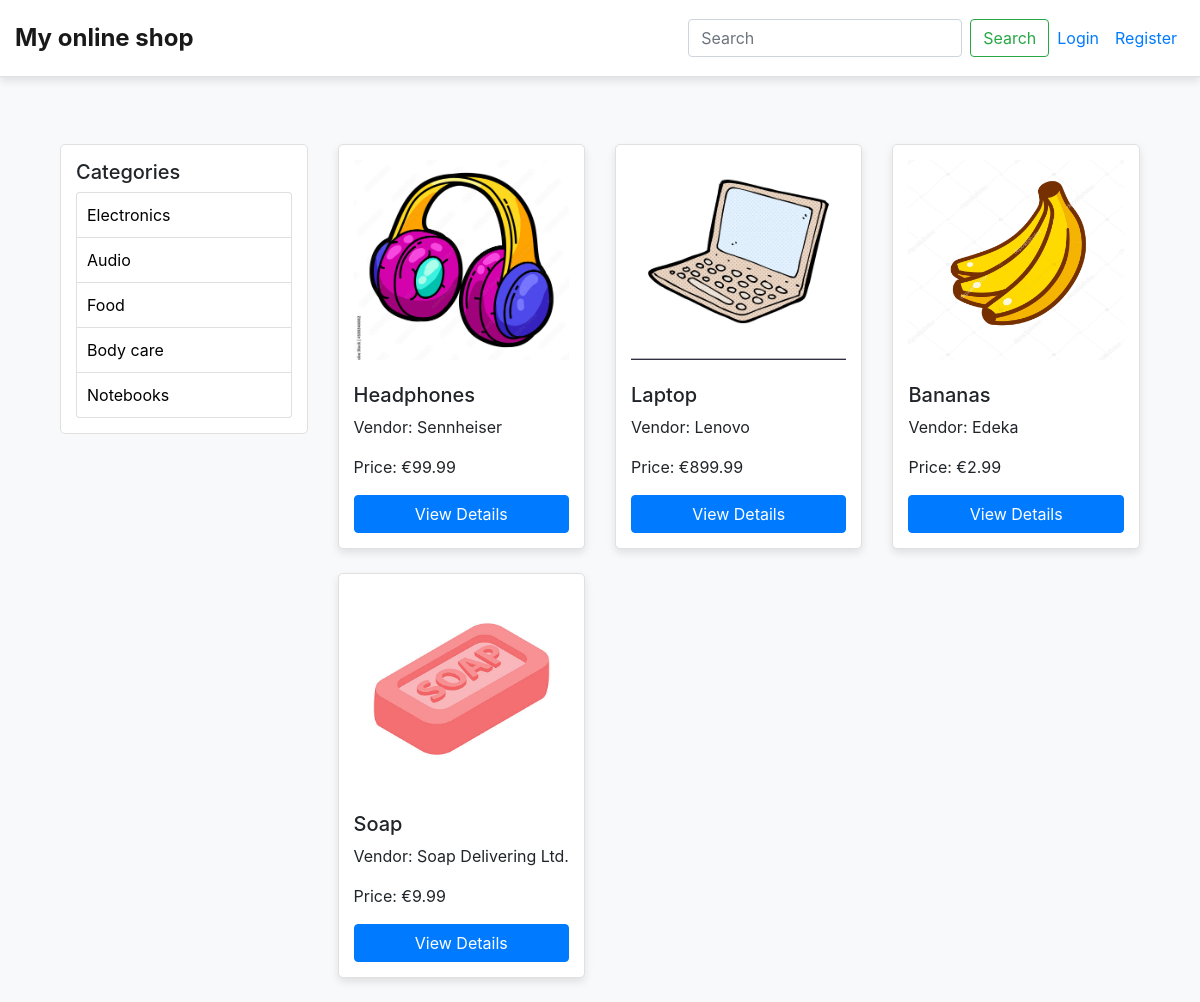
The page / on the database its author committed.
### online_shop_app/models.py (models this page shows, shortened)
class Category(models.Model):
    category_id = models.AutoField(primary_key=True)
    name = models.CharField(max_length=255)
    slug = models.SlugField(max_length=255, unique=True, blank=True, null=True)

class Product(models.Model):
    product_id = models.AutoField(primary_key=True)
    name = models.CharField(max_length=200)
    slug = models.SlugField(max_length=200, unique=True, blank=True)  # Ensure slug is unique and not blank
    image = models.ImageField(upload_to='product_images/', blank=True, null=True)
    vendor = models.CharField(max_length=100)
    price = models.DecimalField(max_digits=10, decimal_places=2)
    description = models.TextField()

### online_shop_app/views.py (the view)
# urls.py: path('', views.home_view, name='home'),
def home_view(request):
    query = request.GET.get('q', '')
    if query:
        products = Product.objects.filter(name__icontains=query)
        selected_category = None
    else:
        products = Product.objects.all()
        selected_category = None
    return render(request, 'online_shop_app/home.html', {
        'products': products,
        'categories': Category.objects.all(),
        'selected_category': selected_category,
        'search_query': query  # Fügen Sie die Suchabfrage zum Kontext hinzu
    })

### online_shop_app/templates/online_shop_app/home.html (shortened to what this page needs)
{% extends "online_shop_app/layout.html" %}
{% load static %}
{% block content %}
    <div class="container mt-5">
        <div class="row">
            <div class="col-md-3">
                <div class="category-list">
                    <h5 class="d-none d-md-block">Categories</h5>
                    <div class="collapse d-md-block" id="categoryCollapse">
                        <ul class="list-group">
                            {% for category in categories %}
                                <li class="list-group-item category-item {% if selected_category == category %}active{% endif %}">
                                    <a href="{% url 'category_view' slug=category.slug %}?q={{ search_query }}" class="category-link">
                                        {{ category.name }}
                                    </a>
                                </li>
                            {% endfor %}
                        </ul>
                    </div>
                </div>
            </div>
            <div class="col-md-9">
                <div class="row">
                    {% for product in products %}
                        <div class="col-md-4 mb-4">
                            <div class="product-card">
                                <div class="img-container">
                                    {% if product.image %}
                                        <img src="{{ product.image.url }}" class="img-fluid" alt="{{ product.name }}">
                                    {% else %}
                                        <img src="{% static 'img/default-image.jpg' %}" class="img-fluid" alt="Default image">
                                    {% endif %}
                                </div>
                                <h5 class="mt-2">{{ product.name }}</h5>
                                <p>Vendor: {{ product.vendor }}</p>
                                <p>Price: €{{ product.price }}</p>
                                <a href="{% url 'product_detail' product.slug %}?q={{ search_query }}" class="btn btn-primary btn-block">View Details</a>
                            </div>
                        </div>
                    {% endfor %}
                </div>
            </div>
        </div>
    </div>
{% endblock %}

### static/styles/styles.css (style rules this page uses)
body { background-color: #f8f9fa; }
.container { margin-top: 70px; }
.product-card { background-color: #ffffff; border: 1px solid #e0e0e0; border-radius: 5px; padding: 15px; box-shadow: 0 4px 8px rgba(0, 0, 0, 0.1); display: flex; flex-direction: column; height: 100%; overflow: hidden; }
.product-card .img-container { min-height: 200px; max-height: 200px; overflow: hidden; margin-bottom: 15px; }
.product-card img { width: 100%; height: 100%; object-fit: cover; }
.category-list { background-color: #ffffff; border: 1px solid #e0e0e0; border-radius: 5px; padding: 15px; margin-bottom: 30px; }
.category-item { padding: 0; cursor: pointer; }
.category-link { display: block; width: 100%; padding: 10px; text-decoration: none; color: #000; }
.btn-primary { background-color: #007bff; border-color: #007bff; }

### rows shown on the page
Category: name "Electronics"
Category: name "Audio"
Category: name "Food"
Category: name "Body care"
Category: name "Notebooks"
Product: image (picture), name "Headphones", vendor "Sennheiser", price "99.99"
Product: image (picture), name "Laptop", vendor "Lenovo", price "899.99"
Product: image (picture), name "Bananas", vendor "Edeka", price "2.99"
Product: image (picture), name "Soap", vendor "Soap Delivering Ltd.", price "9.99"
